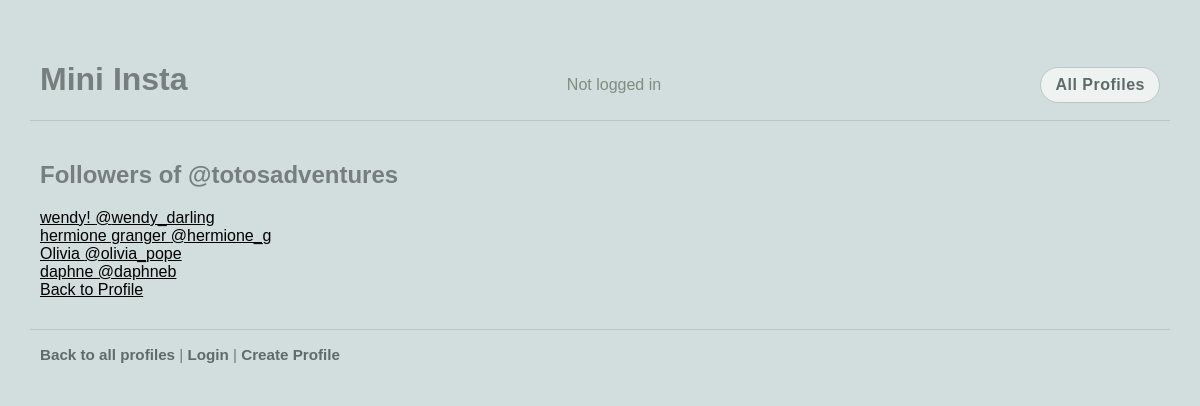
Page /mini_insta/profile/1/followers on the committed database.
### mini_insta/models.py (models this page shows, shortened)
class Profile(models.Model):
    username = models.TextField(blank=True)
    display_name = models.TextField(blank=True)
    profile_image_url = models.URLField(blank=True)
    bio_text = models.TextField(blank=True)
    join_date = models.DateField(auto_now_add=True)
    user = models.OneToOneField(User, on_delete=models.CASCADE)
    def get_followers(self):
        return [f.follower_profile for f in Follow.objects.filter(profile=self)]

### mini_insta/views.py (the view)
# urls.py: path('profile/<int:pk>/followers', ShowFollowersDetailView.as_view(), name='show_followers'),
class ShowFollowersDetailView(DetailView):
    model = Profile
    template_name = 'mini_insta/show_followers.html'
    context_object_name = 'profile'

### mini_insta/templates/mini_insta/show_followers.html
{% extends 'mini_insta/base.html' %}
{% block content %}
<div class="content-container">
    <h2>Followers of @{{ profile.username }}</h2>
    {% for follower in profile.get_followers %}
    <div>
        <a href="{% url 'show_profile' follower.pk %}">{{ follower.display_name }} @{{ follower.username }}</a>
    </div>
    {% empty %}
    <p>No followers yet.</p>
    {% endfor %}
    <a href="{% url 'show_profile' profile.pk %}">Back to Profile</a>
</div>
{% endblock %}

### static/styles-blog.css (style rules this page uses)
body { margin: 30px; background: #d1dedd; font-family: "Copperplate", "Copperplate Gothic Light", "Copperplate Gothic Bold", sans-serif; }
h1, h2, h3 { color: #767f7e; }
a, a:visited { color: inherit; }
.content-container { max-width: 1200px; margin: 20px auto; padding: 0 10px; }

### rows in the picture
Profile: username "totosadventures"
Profile: display_name "wendy!", username "wendy_darling"
Profile: display_name "hermione granger", username "hermione_g"
Profile: display_name "Olivia", username "olivia_pope"
Profile: display_name "daphne", username "daphneb"
